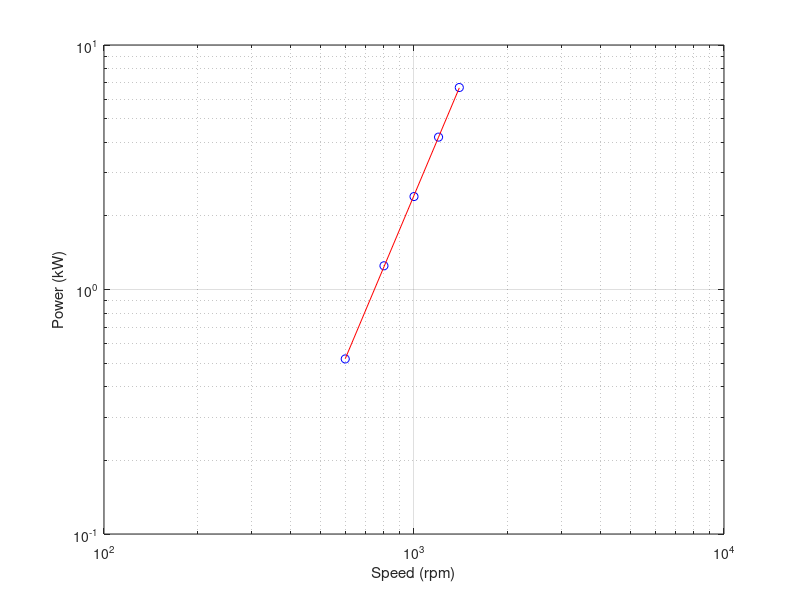

This figure's MATLAB source:
% Day 068 · Curve Fitting with Functions Other than Polynomials — Power-law fit: a fan law
% Run: open this file in MATLAB and press Run (or type example_2 in the Command Window)

speed = [600 800 1000 1200 1400];          % rpm
power = [0.52 1.25 2.40 4.20 6.70];        % kW
p = polyfit(log(speed), log(power), 1);
m = p(1); b = exp(p(2));
fprintf('P = %.3g * N^%.2f  (the fan law predicts the exponent 3)\n', b, m);
fprintf('Predicted power at 1500 rpm: %.2f kW\n', b * 1500^m);
loglog(speed, power, 'bo', speed, b*speed.^m, 'r-'); grid on
xlabel('Speed (rpm)'); ylabel('Power (kW)')
